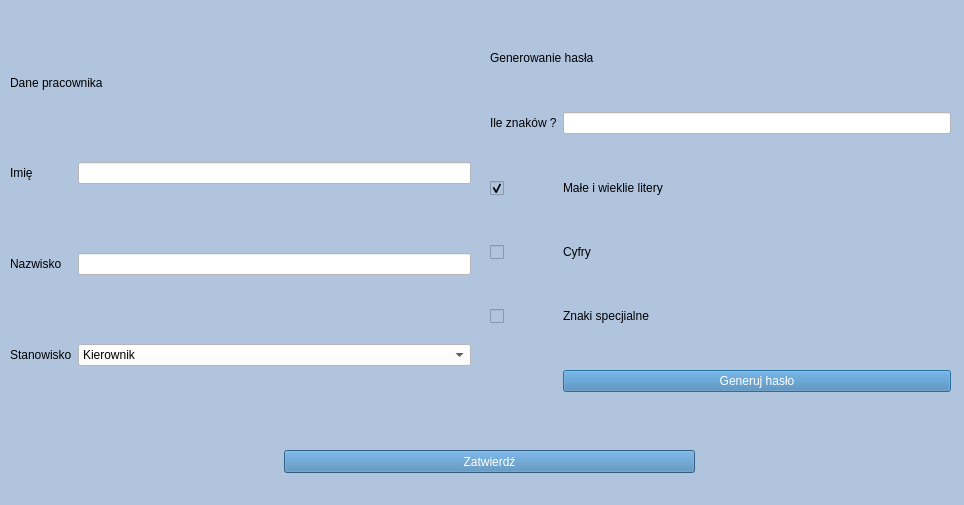
<?xml version="1.0" encoding="UTF-8"?>
<ui version="4.0">
 <class>Dialog</class>
 <widget class="QDialog" name="Dialog">
  <property name="geometry">
   <rect>
    <x>0</x>
    <y>0</y>
    <width>964</width>
    <height>505</height>
   </rect>
  </property>
  <property name="windowTitle">
   <string>Dialog</string>
  </property>
  <property name="styleSheet">
   <string notr="true">background-color: #b0c4de</string>
  </property>
  <widget class="QWidget" name="gridLayoutWidget">
   <property name="geometry">
    <rect>
     <x>10</x>
     <y>10</y>
     <width>461</width>
     <height>421</height>
    </rect>
   </property>
   <layout class="QGridLayout" name="gridLayout">
    <item row="1" column="0">
     <widget class="QLabel" name="label_2">
      <property name="minimumSize">
       <size>
        <width>0</width>
        <height>20</height>
       </size>
      </property>
      <property name="maximumSize">
       <size>
        <width>16777215</width>
        <height>20</height>
       </size>
      </property>
      <property name="text">
       <string>Imię</string>
      </property>
     </widget>
    </item>
    <item row="2" column="0">
     <widget class="QLabel" name="label_3">
      <property name="minimumSize">
       <size>
        <width>0</width>
        <height>20</height>
       </size>
      </property>
      <property name="maximumSize">
       <size>
        <width>16777215</width>
        <height>20</height>
       </size>
      </property>
      <property name="text">
       <string>Nazwisko</string>
      </property>
     </widget>
    </item>
    <item row="3" column="0">
     <widget class="QLabel" name="label_4">
      <property name="minimumSize">
       <size>
        <width>0</width>
        <height>20</height>
       </size>
      </property>
      <property name="maximumSize">
       <size>
        <width>16777215</width>
        <height>20</height>
       </size>
      </property>
      <property name="text">
       <string>Stanowisko</string>
      </property>
     </widget>
    </item>
    <item row="1" column="1">
     <widget class="QLineEdit" name="name_edit">
      <property name="styleSheet">
       <string notr="true">background-color: white;
color: black</string>
      </property>
     </widget>
    </item>
    <item row="2" column="1">
     <widget class="QLineEdit" name="lastname_edit">
      <property name="styleSheet">
       <string notr="true">background-color: white;
color: black</string>
      </property>
     </widget>
    </item>
    <item row="3" column="1">
     <widget class="QComboBox" name="position_combo">
      <property name="styleSheet">
       <string notr="true">background-color: white;
color: black</string>
      </property>
      <item>
       <property name="text">
        <string>Kierownik</string>
       </property>
      </item>
      <item>
       <property name="text">
        <string>Starszy programista</string>
       </property>
      </item>
      <item>
       <property name="text">
        <string>Młodszy programista</string>
       </property>
      </item>
      <item>
       <property name="text">
        <string>Tester</string>
       </property>
      </item>
     </widget>
    </item>
    <item row="0" column="0" colspan="2">
     <widget class="QLabel" name="label">
      <property name="minimumSize">
       <size>
        <width>0</width>
        <height>20</height>
       </size>
      </property>
      <property name="maximumSize">
       <size>
        <width>16777215</width>
        <height>20</height>
       </size>
      </property>
      <property name="text">
       <string>Dane pracownika</string>
      </property>
     </widget>
    </item>
   </layout>
  </widget>
  <widget class="QWidget" name="gridLayoutWidget_2">
   <property name="geometry">
    <rect>
     <x>490</x>
     <y>10</y>
     <width>461</width>
     <height>421</height>
    </rect>
   </property>
   <layout class="QGridLayout" name="gridLayout_2">
    <item row="3" column="0">
     <widget class="QCheckBox" name="number_check">
      <property name="minimumSize">
       <size>
        <width>0</width>
        <height>20</height>
       </size>
      </property>
      <property name="text">
       <string/>
      </property>
     </widget>
    </item>
    <item row="1" column="0">
     <widget class="QLabel" name="label_6">
      <property name="minimumSize">
       <size>
        <width>0</width>
        <height>20</height>
       </size>
      </property>
      <property name="maximumSize">
       <size>
        <width>16777215</width>
        <height>20</height>
       </size>
      </property>
      <property name="text">
       <string>Ile znaków ?</string>
      </property>
     </widget>
    </item>
    <item row="1" column="1">
     <widget class="QLineEdit" name="letter_number_edit">
      <property name="styleSheet">
       <string notr="true">background-color: white;
color: black
</string>
      </property>
     </widget>
    </item>
    <item row="4" column="1">
     <widget class="QLabel" name="label_9">
      <property name="text">
       <string>Znaki specjialne</string>
      </property>
     </widget>
    </item>
    <item row="3" column="1">
     <widget class="QLabel" name="label_8">
      <property name="text">
       <string>Cyfry</string>
      </property>
     </widget>
    </item>
    <item row="2" column="1">
     <widget class="QLabel" name="label_7">
      <property name="text">
       <string>Małe i wieklie litery</string>
      </property>
     </widget>
    </item>
    <item row="2" column="0">
     <widget class="QCheckBox" name="letter_size_check">
      <property name="minimumSize">
       <size>
        <width>0</width>
        <height>20</height>
       </size>
      </property>
      <property name="text">
       <string/>
      </property>
      <property name="checked">
       <bool>true</bool>
      </property>
     </widget>
    </item>
    <item row="4" column="0">
     <widget class="QCheckBox" name="special_check">
      <property name="minimumSize">
       <size>
        <width>0</width>
        <height>20</height>
       </size>
      </property>
      <property name="text">
       <string/>
      </property>
     </widget>
    </item>
    <item row="5" column="1">
     <widget class="QPushButton" name="generate_button">
      <property name="minimumSize">
       <size>
        <width>0</width>
        <height>20</height>
       </size>
      </property>
      <property name="styleSheet">
       <string notr="true">background-color: #4682b4;
color: white
</string>
      </property>
      <property name="text">
       <string>Generuj hasło</string>
      </property>
     </widget>
    </item>
    <item row="0" column="0" colspan="2">
     <widget class="QLabel" name="label_5">
      <property name="minimumSize">
       <size>
        <width>0</width>
        <height>20</height>
       </size>
      </property>
      <property name="maximumSize">
       <size>
        <width>16777215</width>
        <height>20</height>
       </size>
      </property>
      <property name="text">
       <string>Generowanie hasła</string>
      </property>
     </widget>
    </item>
   </layout>
  </widget>
  <widget class="QPushButton" name="ok_button">
   <property name="geometry">
    <rect>
     <x>284</x>
     <y>450</y>
     <width>411</width>
     <height>23</height>
    </rect>
   </property>
   <property name="styleSheet">
    <string notr="true">background-color: #4682b4;
color: white
</string>
   </property>
   <property name="text">
    <string>Zatwierdź</string>
   </property>
  </widget>
 </widget>
 <resources/>
 <connections/>
</ui>
